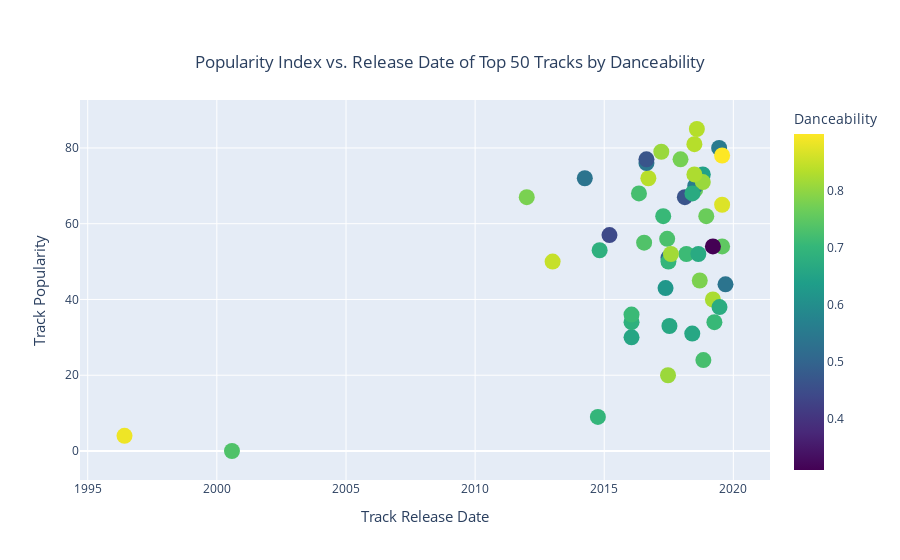

Notebook source saved alongside this figure:
### Code cell
# Create a dataframe for top tracks using top_track_dict
df_top_track = pd.DataFrame.from_dict(top_track_dict, orient='index', columns = ['track_artist', 'track_release_date', 'track_name', 'track_popularity',
       'audio_features', 'audio_features_danceability'])

fig = go.Figure(data = go.Scatter(
    y = df_top_track['track_popularity'],
    x = df_top_track['track_release_date'],
    mode ='markers',
    marker = dict(
        colorbar = dict(title = 'Danceability'),
        size = 16,
        color = df_top_track['audio_features_danceability'], #set color equal to a variable
        colorscale = 'Viridis', # one of plotly colorscales
        showscale = True
    ),
    text = df_top_track['track_name']+ ' by ' + df_top_track['track_artist'] + ' released on ' + df_top_track['track_release_date'],
    hovertemplate =
        "<b>%{text}</b><br><br>"))
        

fig.update_layout(
    yaxis = dict(
        title_text="Track Popularity",
        titlefont=dict(size=15)),
    xaxis = dict(
        title_text="Track Release Date",
        titlefont=dict(size=15)),
    title = {
        'text': 'Popularity Index vs. Release Date of Top 50 Tracks by Danceability',
        'y':0.9,
        'x':0.5,
        'xanchor': 'center',
        'yanchor': 'top'}
    
    
    
)

fig.show()
fig.write_html("top_50_tracks.html")

### Figure 1 — Plotly figure (JSON) as saved in the notebook; plotly's stock layout.template omitted (floating-point values rounded to 4 significant figures)
{"data": [{"hovertemplate": "<b>%{text}</b><br><br>", "marker": {"color": [0.76, 0.735, 0.724, 0.554, 0.657, 0.751, 0.706, 0.781, 0.885, 0.809, 0.686, 0.775, 0.722, 0.622, 0.836, 0.646, 0.711, 0.779, 0.849, 0.764, 0.809, 0.869, 0.509, 0.834, 0.66, 0.544, 0.824, 0.311, 0.734, 0.537, 0.709, 0.464, 0.728, 0.443, 0.552, 0.466, 0.707, 0.899, 0.669, 0.662, 0.668, 0.826, 0.835, 0.684, 0.81, 0.673, 0.699, 0.816, 0.699, 0.538], "colorbar": {"title": {"text": "Danceability"}}, "colorscale": [[0, "#440154"], [0.1111, "#482878"], [0.2222, "#3e4989"], [0.3333, "#31688e"], [0.4444, "#26828e"], [0.5556, "#1f9e89"], [0.6667, "#35b779"], [0.7778, "#6ece58"], [0.8889, "#b5de2b"], [1, "#fde725"]], "showscale": true, "size": 16}, "mode": "markers", "text": ["Summertime Magic by Childish Gambino released on 2018-07-11", "And July (feat. DEAN & DJ Friz) by HEIZE released on 2016-07-18", "thank u, next by Ariana Grande released on 2018-11-03", "Feels Like Summer by Childish Gambino released on 2018-07-11", "One At A Time Please by HONNE released on 2016-01-22", "I Got You (Always and Forever) by Chance the Rapper released on 2019-07-26", "GOD. by Kendrick Lamar released on 2017-04-14", "Belong in the Sun by ¿Téo? released on 2018-09-13", "My Boo - Hitman's Club Mix by Ghost Town DJs released on 1996-06-04", "Passionfruit by Drake released on 2017-03-18", "Take You High by HONNE released on 2016-01-22", "The Weekend - Funk Wav Remix by SZA released on 2017-12-15", "Fire & Desire by Drake released on 2016-05-06", "Grace by ADOY released on 2017-05-17", "Dang! (feat. Anderson .Paak) by Mac Miller released on 2016-09-16", "TEST DRIVE by Joji released on 2018-10-26", "Jenga (feat. Gaeko) by HEIZE released on 2018-03-08", "Poetic Justice by Kendrick Lamar released on 2012", "Give You Up - Darius Remix by Crayon released on 2013", "Let Go by Beau Young Prince released on 2018-12-14", "NO FUN by Joji released on 2018-10-26", "Handsome by Chance the Rapper released on 2019-07-26", "You, Clouds, Rain (feat. Shin Yong Jae) by HEIZE released on 2017-06-27", "SICKO MODE by Travis Scott released on 2018-08-03", "Gone by Jake Simon released on 2018-05-30", "Pink + White by Frank Ocean released on 2016-08-20", "See You Again by Yerin Baek released on 2019-03-18", "Maybe It’s Not Our Fault by Yerin Baek released on 2019-03-18", "힘을 내요, 미스터 김 by Rollercoaster released on 2000-08-02", "Chamber Of Reflection by Mac DeMarco released on 2014-04-01", "Coastal Love by HONNE released on 2016-01-22", "Demons by Joji released on 2018-02-14", "Too Much by Tora released on 2017-06-09", "You Ain't Gotta Lie (Momma Said) by Kendrick Lamar released on 2015-03-16", "Sanctuary by Joji released on 2019-06-14", "Nights by Frank Ocean released on 2016-08-20", "TENNIS by OOHYO released on 2019-04-08", "Hot Shower by Chance the Rapper released on 2019-07-26", "Violent Crimes by Kanye West released on 2018-06-01", "구애 Propose by sunwoojunga released on 2017-07-11", "I Got You ◑ by HONNE released on 2018-08-24", "Don’t Matter To Me (with Michael Jackson) by Drake released on 2018-06-29", "In My Feelings by Drake released on 2018-06-29", "Might Be by Anderson .Paak released on 2014-10-28", "Overnight by Parcels released on 2017-06-21", "Suddenly Digging Club Seoul Version by Yerin Baek released on 2019-06-19", "Don't know you by HEIZE released on 2017-06-27", "Uno Dos (feat. Jaden Smith) by ¿Téo? released on 2017-08-01", "Sober by Childish Gambino released on 2014-10-03", "Breathe by 88rising released on 2019-09-12"], "type": "scatter", "x": ["2018-07-11", "2016-07-18", "2018-11-03", "2018-07-11", "2016-01-22", "2019-07-26", "2017-04-14", "2018-09-13", "1996-06-04", "2017-03-18", "2016-01-22", "2017-12-15", "2016-05-06", "2017-05-17", "2016-09-16", "2018-10-26", "2018-03-08", "2012", "2013", "2018-12-14", "2018-10-26", "2019-07-26", "2017-06-27", "2018-08-03", "2018-05-30", "2016-08-20", "2019-03-18", "2019-03-18", "2000-08-02", "2014-04-01", "2016-01-22", "2018-02-14", "2017-06-09", "2015-03-16", "2019-06-14", "2016-08-20", "2019-04-08", "2019-07-26", "2018-06-01", "2017-07-11", "2018-08-24", "2018-06-29", "2018-06-29", "2014-10-28", "2017-06-21", "2019-06-19", "2017-06-27", "2017-08-01", "2014-10-03", "2019-09-12"], "y": [69, 55, 24, 70, 30, 54, 62, 45, 4, 79, 34, 77, 68, 43, 72, 73, 52, 67, 50, 62, 71, 65, 51, 85, 31, 76, 40, 54, 0, 72, 36, 67, 56, 57, 80, 77, 34, 78, 68, 33, 52, 73, 81, 53, 20, 38, 50, 52, 9, 44]}], "layout": {"title": {"text": "Popularity Index vs. Release Date of Top 50 Tracks by Danceability", "x": 0.5, "xanchor": "center", "y": 0.9, "yanchor": "top"}, "xaxis": {"title": {"font": {"size": 15}, "text": "Track Release Date"}}, "yaxis": {"title": {"font": {"size": 15}, "text": "Track Popularity"}}}}
